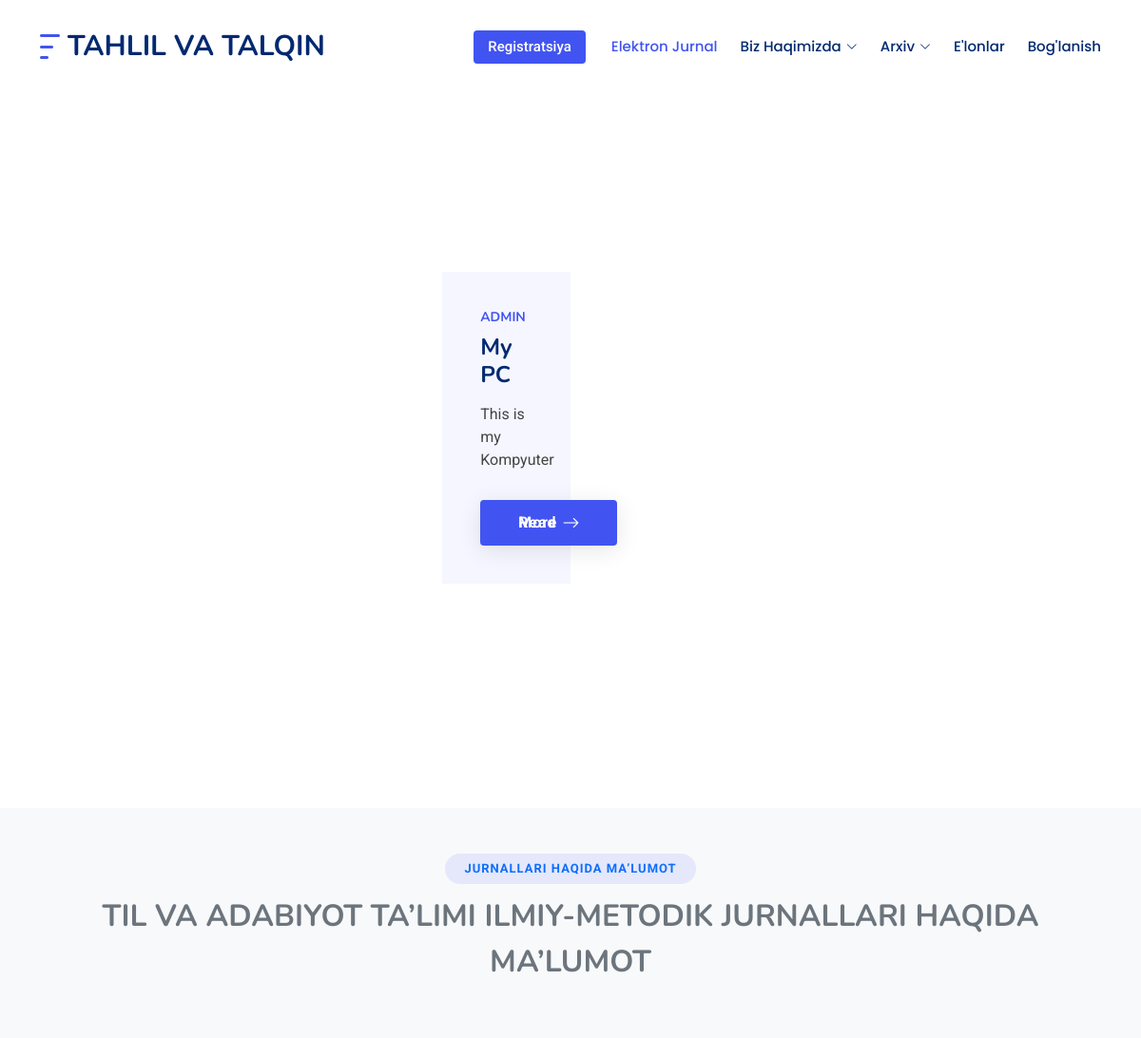
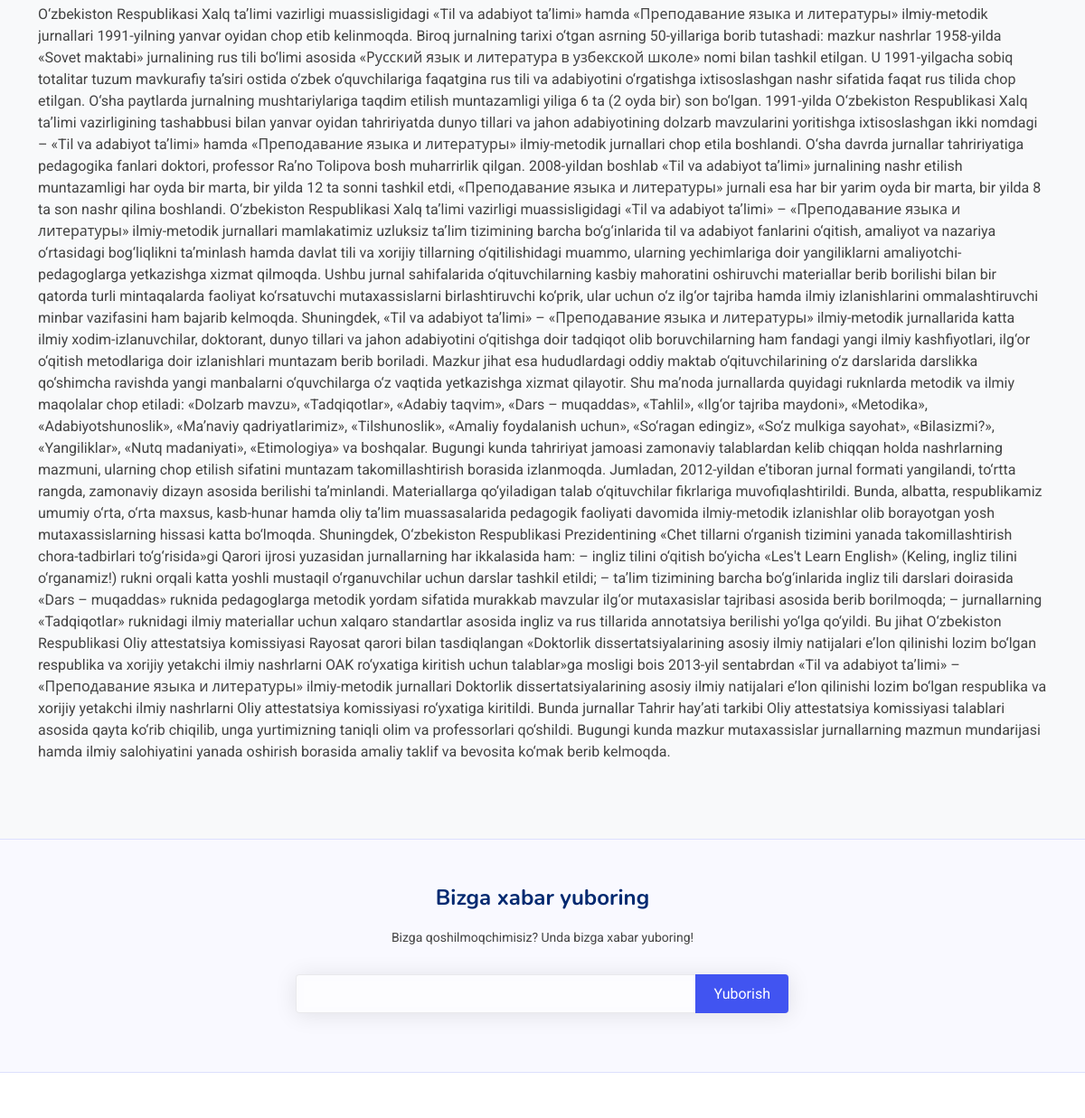
The page / on the database its author committed (2 pictures, top to bottom).
### main/models.py (models this page shows, shortened)
class Article(models.Model):
    user = models.ForeignKey(CustomUser,on_delete=models.CASCADE)
    title = models.CharField(max_length=100)
    body = models.TextField()
    image = models.ImageField(upload_to='articles')
    created_at = models.DateTimeField(auto_now_add=True)
    views = models.SmallIntegerField()
    update = models.DateTimeField(auto_now=True)

class CustomUser(AbstractUser):
    birth_date = models.DateField(blank=True, null=True)
    address = models.TextField(blank=True, null=True)
    image = models.ImageField(upload_to='users/', blank=True, null=True)
    groups = models.ManyToManyField(
        Group,
        related_name="customuser_set",
        blank=True
    )
    user_permissions = models.ManyToManyField(
        Permission,
        related_name="customuser_permissions_set",
        blank=True
    )

### main/views.py (the view)
# urls.py: path('', views.index_view, name='home'),
def index_view(request):
    try:
        last_article = Article.objects.latest("id")
        ctx = {
            "last_article": last_article
        }
        return render(request, "main/index.html", ctx)
    except:
        return render(request, "main/index.html")

### templates/main/index.html (shortened to what this page needs)
{% extends 'main/base.html' %}
{% load static %}
{% block content %}
  <main class="main" style="margin-top: 50px; display: flex
  ;
      justify-content: center;
      align-items: center;
      height: 100vh">
    <section id="about" class="about section">
      <div class="container" data-aos="fade-up">
        <div class="row gx-0">
          <div class="col-lg-6 d-flex flex-column justify-content-center" data-aos="fade-up" data-aos-delay="200">
            <div class="content">
              <h3>{{ last_article.user.username }}</h3>
              <h2>{{ last_article.title | truncatewords:10}}</h2>
              <p>
               {{ last_article.body | truncatewords:30 }}
              </p>
              <div class="text-center text-lg-start">
                <a href="#"
                  class="btn-read-more d-inline-flex align-items-center justify-content-center align-self-center">
                  <span>Read More</span>
                  <i class="bi bi-arrow-right"></i>
                </a>
              </div>
            </div>
          </div>
          <div class="col-lg-6 d-flex align-items-center" data-aos="zoom-out" data-aos-delay="200">
          </div>
        </div>
      </div>
    </section>
  </main>
  <section id="clients" class="clients section bg-light py-5">
    <div class="container text-center section-title" data-aos="fade-up">
      <h2 class="display-4 text-primary">JURNALLARI HAQIDA MA’LUMOT</h2>
      <p class="lead text-secondary">TIL VA ADABIYOT TA’LIMI ILMIY-METODIK JURNALLARI HAQIDA MA’LUMOT</p>
    </div>
    <div class="container" data-aos="fade-up" data-aos-delay="100">
      <div class="swiper init-swiper">
        <div class="swiper-wrapper">
          <div class="swiper-slide">
            <p class="text-justify">
              O‘zbekiston Respublikasi Xalq ta’limi vazirligi muassisligidagi «Til va adabiyot ta’limi» hamda «Преподавание языка и литературы» ilmiy-metodik jurnallari 1991-yilning yanvar oyidan chop etib kelinmoqda. Biroq jurnalning tarixi o‘tgan asrning 50-yillariga borib tutashadi: mazkur nashrlar 1958-yilda «Sovet maktabi» jurnalining rus tili bo‘limi asosida «Русский язык и литература в узбекской школе» nomi bilan tashkil etilgan. U 1991-yilgacha sobiq totalitar tuzum mavkurafiy ta’siri ostida o‘zbek o‘quvchilariga faqatgina rus tili va adabiyotini o‘rgatishga ixtisoslashgan nashr sifatida faqat rus tilida chop etilgan. O‘sha paytlarda jurnalning mushtariylariga taqdim etilish muntazamligi yiliga 6 ta (2 oyda bir) son bo‘lgan.
              1991-yilda O‘zbekiston Respublikasi Xalq ta’limi vazirligining tashabbusi bilan yanvar oyidan tahririyatda dunyo tillari va jahon adabiyotining dolzarb mavzularini yoritishga ixtisoslashgan ikki nomdagi – «Til va adabiyot ta’limi» hamda «Преподавание языка и литературы» ilmiy-metodik jurnallari chop etila boshlandi.
              O‘sha davrda jurnallar tahririyatiga pedagogika fanlari doktori, professor Ra’no Tolipova bosh muharrirlik qilgan.
              2008-yildan boshlab «Til va adabiyot ta’limi» jurnalining nashr etilish muntazamligi har oyda bir marta, bir yilda 12 ta sonni tashkil etdi, «Преподавание языка и литературы» jurnali esa har bir yarim oyda bir marta, bir yilda 8 ta son nashr qilina boshlandi.
              O‘zbekiston Respublikasi Xalq ta’limi vazirligi muassisligidagi «Til va adabiyot ta’limi» – «Преподавание языка и литературы» ilmiy-metodik jurnallari mamlakatimiz uzluksiz ta’lim tizimining barcha bo‘g‘inlarida til va adabiyot fanlarini o‘qitish, amaliyot va nazariya o‘rtasidagi bog‘liqlikni ta’minlash hamda davlat tili va xorijiy tillarning o‘qitilishidagi muammo, ularning yechimlariga doir yangiliklarni amaliyotchi-pedagoglarga yetkazishga xizmat qilmoqda.
              Ushbu jurnal sahifalarida o‘qituvchilarning kasbiy mahoratini oshiruvchi materiallar berib borilishi bilan bir qatorda turli mintaqalarda faoliyat ko‘rsatuvchi mutaxassislarni birlashtiruvchi ko‘prik, ular uchun o‘z ilg‘or tajriba hamda ilmiy izlanishlarini ommalashtiruvchi minbar vazifasini ham bajarib kelmoqda. Shuningdek, «Til va adabiyot ta’limi» – «Преподавание языка и литературы» ilmiy-metodik jurnallarida katta ilmiy xodim-izlanuvchilar, doktorant, dunyo tillari va jahon adabiyotini o‘qitishga doir tadqiqot olib boruvchilarning ham fandagi yangi ilmiy kashfiyotlari, ilg‘or o‘qitish metodlariga doir izlanishlari muntazam berib boriladi. Mazkur jihat esa hududlardagi oddiy maktab o‘qituvchilarining o‘z darslarida darslikka qo‘shimcha ravishda yangi manbalarni o‘quvchilarga o‘z vaqtida yetkazishga xizmat qilayotir.
              Shu ma’noda jurnallarda quyidagi ruknlarda metodik va ilmiy maqolalar chop etiladi: «Dolzarb mavzu», «Tadqiqotlar», «Adabiy taqvim», «Dars – muqaddas», «Tahlil», «Ilg‘or tajriba maydoni», «Metodika», «Adabiyotshunoslik», «Ma’naviy qadriyatlarimiz», «Tilshunoslik», «Amaliy foydalanish uchun», «So‘ragan edingiz», «So‘z mulkiga sayohat», «Bilasizmi?», «Yangiliklar», «Nutq madaniyati», «Etimologiya» va boshqalar.
              Bugungi kunda tahririyat jamoasi zamonaviy talablardan kelib chiqqan holda nashrlarning mazmuni, ularning chop etilish sifatini muntazam takomillashtirish borasida izlanmoqda. Jumladan, 2012-yildan e’tiboran jurnal formati yangilandi, to‘rtta rangda, zamonaviy dizayn asosida berilishi ta’minlandi. Materiallarga qo‘yiladigan talab o‘qituvchilar fikrlariga muvofiqlashtirildi. Bunda, albatta, respublikamiz umumiy o‘rta, o‘rta maxsus, kasb-hunar hamda oliy ta’lim muassasalarida pedagogik faoliyati davomida ilmiy-metodik izlanishlar olib borayotgan yosh mutaxassislarning hissasi katta bo‘lmoqda.
              Shuningdek, O‘zbekiston Respublikasi Prezidentining «Chet tillarni o‘rganish tizimini yanada takomillashtirish chora-tadbirlari to‘g‘risida»gi Qarori ijrosi yuzasidan jurnallarning har ikkalasida ham:
              – ingliz tilini o‘qitish bo‘yicha «Les't Learn English» (Keling, ingliz tilini o‘rganamiz!) rukni orqali katta yoshli mustaqil o‘rganuvchilar uchun darslar tashkil etildi;
              – ta’lim tizimining barcha bo‘g‘inlarida ingliz tili darslari doirasida «Dars – muqaddas» ruknida pedagoglarga metodik yordam sifatida murakkab mavzular ilg‘or mutaxasislar tajribasi asosida berib borilmoqda;
              – jurnallarning «Tadqiqotlar» ruknidagi ilmiy materiallar uchun xalqaro standartlar asosida ingliz va rus tillarida annotatsiya berilishi yo‘lga qo‘yildi.
              Bu jihat O‘zbekiston Respublikasi Oliy attestatsiya komissiyasi Rayosat qarori bilan tasdiqlangan «Doktorlik dissertatsiyalarining asosiy ilmiy natijalari e’lon qilinishi lozim bo‘lgan respublika va xorijiy yetakchi ilmiy nashrlarni OAK ro‘yxatiga kiritish uchun talablar»ga mosligi bois 2013-yil sentabrdan «Til va adabiyot ta’limi» – «Преподавание языка и литературы» ilmiy-metodik jurnallari Doktorlik dissertatsiyalarining asosiy ilmiy natijalari e’lon qilinishi lozim bo‘lgan respublika va xorijiy yetakchi ilmiy nashrlarni Oliy attestatsiya komissiyasi ro‘yxatiga kiritildi. Bunda jurnallar Tahrir hay’ati tarkibi Oliy attestatsiya komissiyasi talablari asosida qayta ko‘rib chiqilib, unga yurtimizning taniqli olim va professorlari qo‘shildi. Bugungi kunda mazkur mutaxassislar jurnallarning mazmun mundarijasi hamda ilmiy salohiyatini yanada oshirish borasida amaliy taklif va bevosita ko‘mak berib kelmoqda.              </p>
          </div>
        </div>
      </div>
    </div>
  </section>
 {% endblock content %}

### static/css/main.css (style rules this page uses)
:root { --default-font: "Roboto", system-ui, -apple-system, "Segoe UI", Roboto, "Helvetica Neue", Arial, "Noto Sans", "Liberation Sans", sans-serif, "Apple Color Emoji", "Segoe UI Emoji", "Segoe UI Symbol", "Noto Color Emoji"; --heading-font: "Nunito", sans-serif; --nav-font: "Poppins", sans-serif; }
:root { --background-color: #ffffff; --default-color: #444444; --heading-color: #012970; --accent-color: #4154f1; --surface-color: #ffffff; --contrast-color: #ffffff; }
:root { --nav-color: #012970; --nav-hover-color: #4154f1; --nav-mobile-background-color: #ffffff; --nav-dropdown-background-color: #ffffff; --nav-dropdown-color: #212529; --nav-dropdown-hover-color: #4154f1; }
:root { scroll-behavior: smooth; }
body { color: var(--default-color); background-color: var(--background-color); font-family: var(--default-font); }
a { color: var(--accent-color); text-decoration: none; transition: 0.3s; }
h1, h2, h3, h4, h5, h6 { color: var(--heading-color); font-family: var(--heading-font); }
section, .section { color: var(--default-color); background-color: var(--background-color); padding: 60px 0; scroll-margin-top: 98px; overflow: clip; }
.section-title { text-align: center; padding-bottom: 60px; position: relative; }
.section-title h2 { font-size: 13px; letter-spacing: 1px; font-weight: 700; padding: 8px 20px; margin: 0; background: color-mix(in srgb, var(--accent-color), transparent 90%); color: var(--accent-color); display: inline-block; text-transform: uppercase; border-radius: 50px; font-family: var(--default-font); }
.section-title p { color: var(--heading-color); margin: 10px 0 0 0; font-size: 32px; font-weight: 700; font-family: var(--heading-font); }
.about .content { background-color: color-mix(in srgb, var(--accent-color), transparent 95%); padding: 40px; }
.about .content h3 { font-size: 14px; font-weight: 700; color: var(--accent-color); text-transform: uppercase; }
.about .content h2 { font-size: 24px; font-weight: 700; }
.about .content p { margin: 15px 0 30px 0; line-height: 24px; }
.about .content .btn-read-more { color: var(--contrast-color); background: var(--accent-color); line-height: 0; padding: 15px 40px; border-radius: 4px; transition: 0.5s; box-shadow: 0px 5px 25px rgba(0, 0, 0, 0.1); }
.about .content .btn-read-more span { font-family: var(--default-font); font-weight: 600; font-size: 16px; letter-spacing: 1px; }
.about .content .btn-read-more i { margin-left: 5px; font-size: 18px; transition: 0.3s; }
.clients .swiper-wrapper { height: auto; }

### rows shown on the page
Article: user.username "ADMIN", title "My PC", body "This is my Kompyuter"
